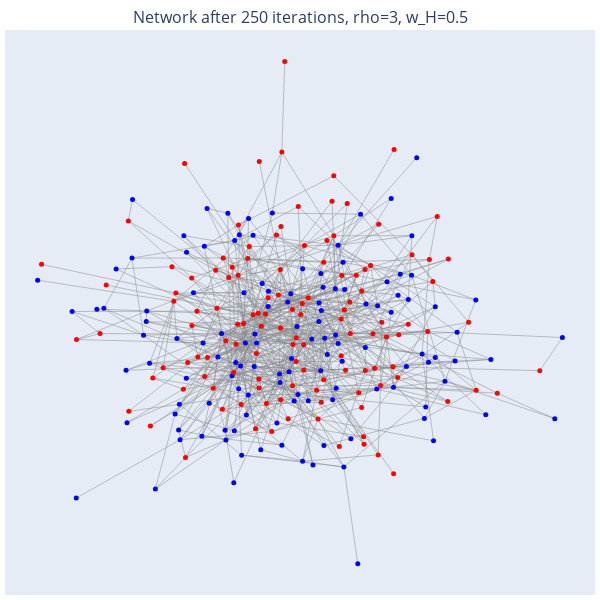

The notebook cell saved with this chart:
### Markdown cell above
## Testing

### Code cell
test_sim = JacksonSimulationV2(0, 250, 5, 0.25, 10, 0.25, 0.5, biased=True, rho=1.5)

plotly_sim_drawing.plotly_draw(plotly_sim_drawing(), test_sim, layout='spring', draw_largest_CC=True, title=f'Network after {250} iterations, rho={3}, w_H={0.5}')

### Figure 1 — Plotly figure (JSON) as saved in the notebook; plotly's stock layout.template omitted (floating-point values rounded to 4 significant figures; data arrays with more than 128 entries replaced by an {"elided": "..."} marker saying what was removed)
{"data": [{"line": {"color": "#888", "width": 0.5}, "mode": "lines", "type": "scatter", "x": {"elided": "2385 float values"}, "y": {"elided": "2385 float values"}}, {"hoverinfo": "text", "marker": {"color": {"elided": "248 str values"}, "size": 5}, "mode": "markers", "text": {"elided": "248 str values"}, "type": "scatter", "x": {"elided": "248 float values"}, "y": {"elided": "248 float values"}}], "layout": {"height": 600, "hovermode": "closest", "margin": {"b": 5, "l": 5, "r": 5, "t": 30}, "showlegend": false, "title": {"font": {"size": 16}, "text": "Network after 250 iterations, rho=3, w_H=0.5", "x": 0.5, "y": 0.98}, "width": 600, "xaxis": {"showgrid": false, "showticklabels": false, "zeroline": false}, "yaxis": {"showgrid": false, "showticklabels": false, "zeroline": false}}}
